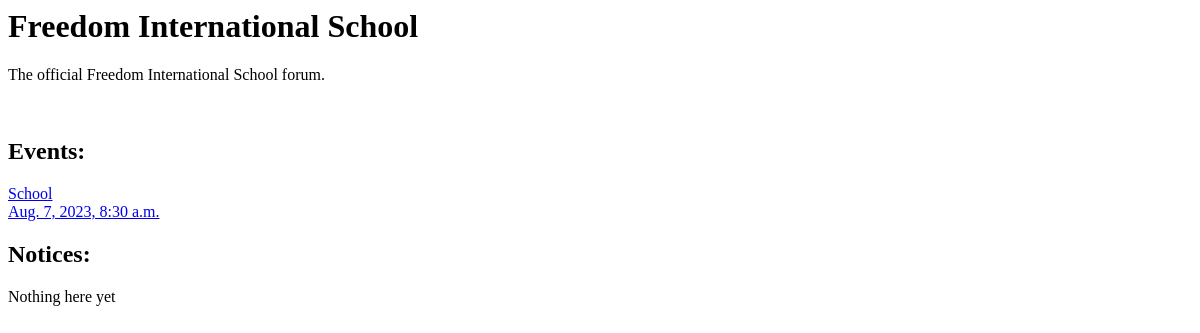
The page /forums/1 on the database as committed earlier.
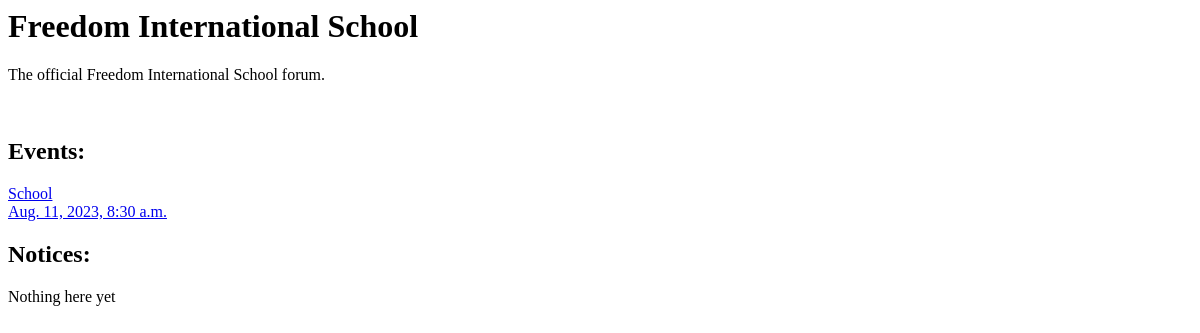
The same page on the database as committed later.
### forums/models.py (models this page shows, shortened)
class Events(models.Model):
    forum = models.ManyToManyField(Forum,related_name='events')
    title = models.CharField(max_length=150)
    about = models.TextField()
    date = models.DateTimeField()
    is_public = models.BooleanField(default=False)
    users_added = models.ManyToManyField(CustomUser,blank=True,related_name='events_added')

### forums/views.py (the view)
# urls.py: path('forums/<int:forum_id>',views.forum,name='forum'),
def forum(request,forum_id):
    forum = Forum.objects.get(id=forum_id)
    events = Events.objects.filter(forum__id = forum_id)
    notices = Notices.objects.filter(forum__id=forum_id)
    context = {'forum':forum,'events':events,'notices':notices,}
    return render(request,'forum.html',context)

### templates/forum.html (shortened to what this page needs)
<h1>{{forum.name}}</h1>
<p>{{forum.about}}</p>
<h2>Events:</h2>
{% for event in events %}
    <a href="{% url 'forums:event' event.id %}">{{event.title}}<br>{{event.date}}</a>
{% endfor %}
<h2>Notices:</h2>
{% for notice in notices %}
    <p>{{notice.title}}</p>
{% empty %}
    <p>Nothing here yet</p>
{% endfor %}

Rows that differ between the two databases and show on the page:
changed Events "School": date "Aug. 7, 2023, 8:30 a.m." → "Aug. 11, 2023, 8:30 a.m."
